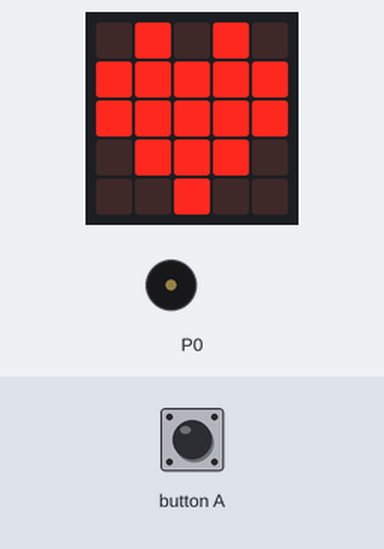
The program below on a simulated BBC micro:bit (MakeCode). Shown: the board's 5×5 LED display, buzzer (waves = sounding). The test bench sets the inputs (shaded band).

Above: at 1.8 s.
1.9 s: button A pressed for 0.15 s
At 5.4 s:
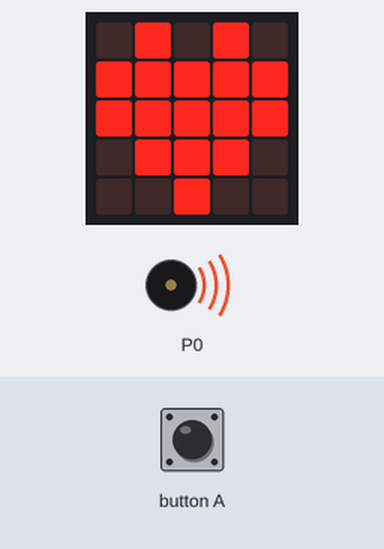
Timing chart, 0 to 8.6 s (numbered marks = the images above; inputs shaded):
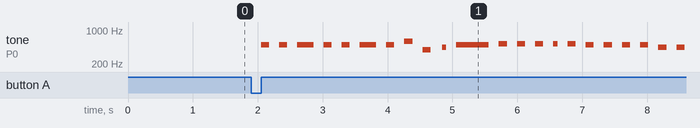

The program:

main.ts
```typescript
input.onButtonPressed(Button.A, function () {
    rif1()
    basic.pause(imellom)
    rif2()
    basic.pause(imellom)
    rif1()
    basic.pause(imellom)
    rif3()
})
function rif2 () {
    music.playTone(523, music.beat(BeatFraction.Quarter))
    basic.pause(imellom)
    music.playTone(523, music.beat(BeatFraction.Quarter))
    basic.pause(imellom)
    music.playTone(523, music.beat(BeatFraction.Quarter))
    basic.pause(imellom)
    music.playTone(523, music.beat(BeatFraction.Eighth))
    basic.pause(imellom)
    music.playTone(523, music.beat(BeatFraction.Quarter))
    basic.pause(imellom)
    music.playTone(494, music.beat(BeatFraction.Quarter))
    basic.pause(imellom)
    music.playTone(494, music.beat(BeatFraction.Quarter))
    basic.pause(imellom)
    music.playTone(494, music.beat(BeatFraction.Quarter))
    basic.pause(imellom)
    music.playTone(494, music.beat(BeatFraction.Quarter))
    basic.pause(imellom)
    music.playTone(440, music.beat(BeatFraction.Quarter))
    basic.pause(imellom)
    music.playTone(440, music.beat(BeatFraction.Quarter))
    basic.pause(imellom)
    music.playTone(494, music.beat(BeatFraction.Quarter))
    basic.pause(imellom)
    music.playTone(440, music.beat(BeatFraction.Half))
    basic.pause(imellom)
    music.playTone(587, music.beat(BeatFraction.Half))
}
function rif1 () {
    music.playTone(494, music.beat(BeatFraction.Quarter))
    basic.pause(imellom)
    music.playTone(494, music.beat(BeatFraction.Quarter))
    basic.pause(imellom)
    music.playTone(494, music.beat(BeatFraction.Half))
    basic.pause(imellom)
    music.playTone(494, music.beat(BeatFraction.Quarter))
    basic.pause(imellom)
    music.playTone(494, music.beat(BeatFraction.Quarter))
    basic.pause(imellom)
    music.playTone(494, music.beat(BeatFraction.Half))
    basic.pause(imellom)
    music.playTone(494, music.beat(BeatFraction.Quarter))
    basic.pause(imellom)
    music.playTone(587, music.beat(BeatFraction.Quarter))
    basic.pause(imellom)
    music.playTone(392, music.beat(BeatFraction.Quarter))
    basic.pause(imellom + 25)
    music.playTone(440, music.beat(BeatFraction.Eighth))
    basic.pause(imellom)
    music.playTone(494, music.beat(BeatFraction.Whole))
}
function rif3 () {
    music.playTone(523, music.beat(BeatFraction.Quarter))
    basic.pause(imellom)
    music.playTone(523, music.beat(BeatFraction.Quarter))
    basic.pause(imellom)
    music.playTone(523, music.beat(BeatFraction.Quarter))
    basic.pause(imellom)
    music.playTone(523, music.beat(BeatFraction.Eighth))
    basic.pause(imellom)
    music.playTone(523, music.beat(BeatFraction.Quarter))
    basic.pause(imellom)
    music.playTone(494, music.beat(BeatFraction.Quarter))
    basic.pause(imellom)
    music.playTone(494, music.beat(BeatFraction.Quarter))
    basic.pause(imellom)
    music.playTone(494, music.beat(BeatFraction.Quarter))
    basic.pause(imellom)
    music.playTone(587, music.beat(BeatFraction.Quarter))
    basic.pause(imellom)
    music.playTone(587, music.beat(BeatFraction.Quarter))
    basic.pause(imellom)
    music.playTone(523, music.beat(BeatFraction.Quarter))
    basic.pause(imellom)
    music.playTone(440, music.beat(BeatFraction.Quarter))
    basic.pause(imellom)
    music.playTone(392, music.beat(BeatFraction.Whole))
}
let imellom = 0
basic.showIcon(IconNames.Heart)
imellom = 150
basic.forever(function () {

})
```

test.ts
```typescript
// testene settes inn her; disse vil ikke kompilert så lenge denne pakken blir brukt som en utvidelse.
```

Measured:
- after the input at 1.9 s, tone on P0: plays 494 Hz for 0.13 s, 494 Hz for 0.13 s, 494 Hz for 0.25 s, 494 Hz for 0.13 s, 494 Hz for 0.13 s, 494 Hz for 0.25 s … (22 notes in this stretch), starting after 0.15 s
